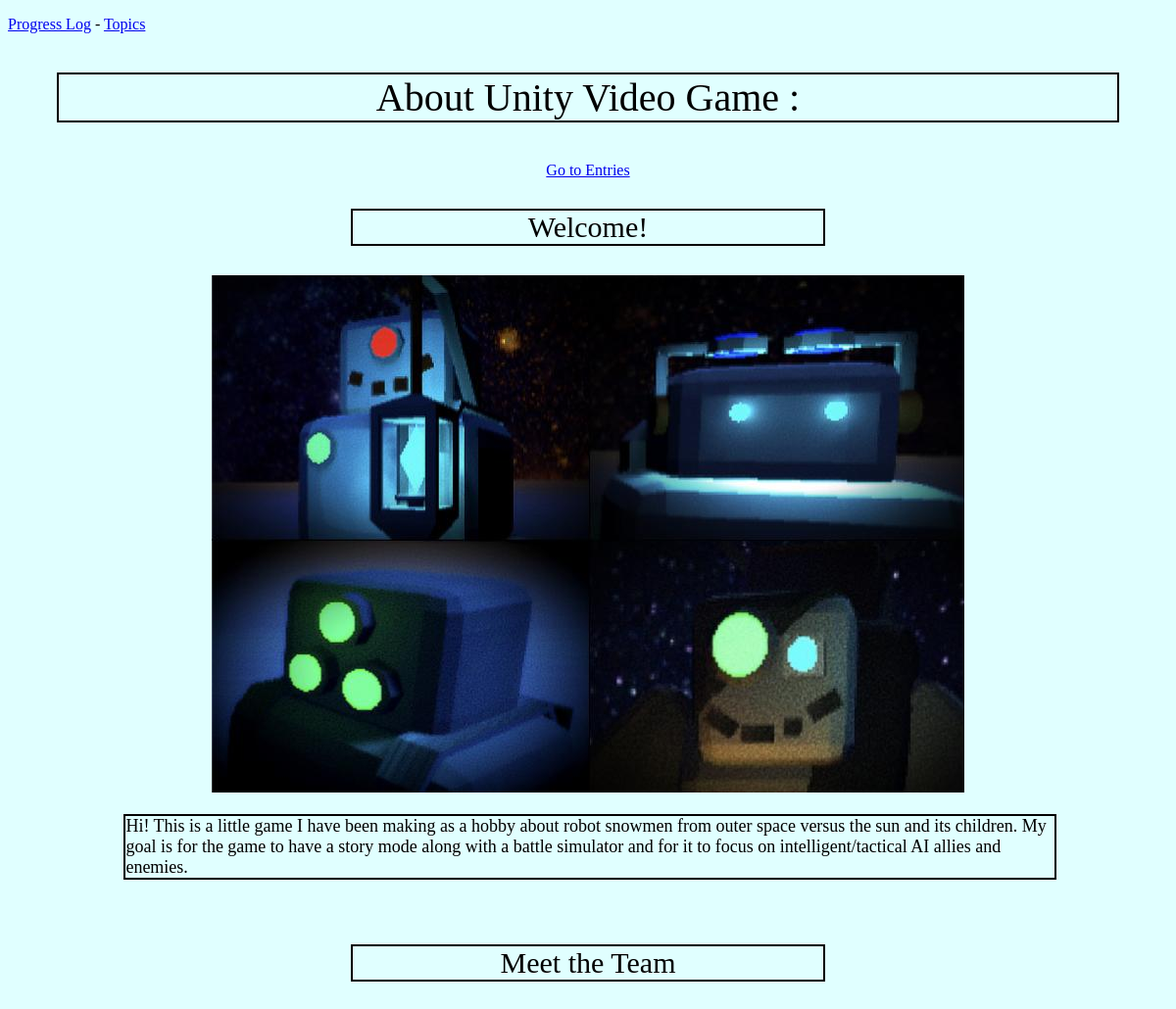
Page /topics/2/about/ (upper part) on the earlier database version.
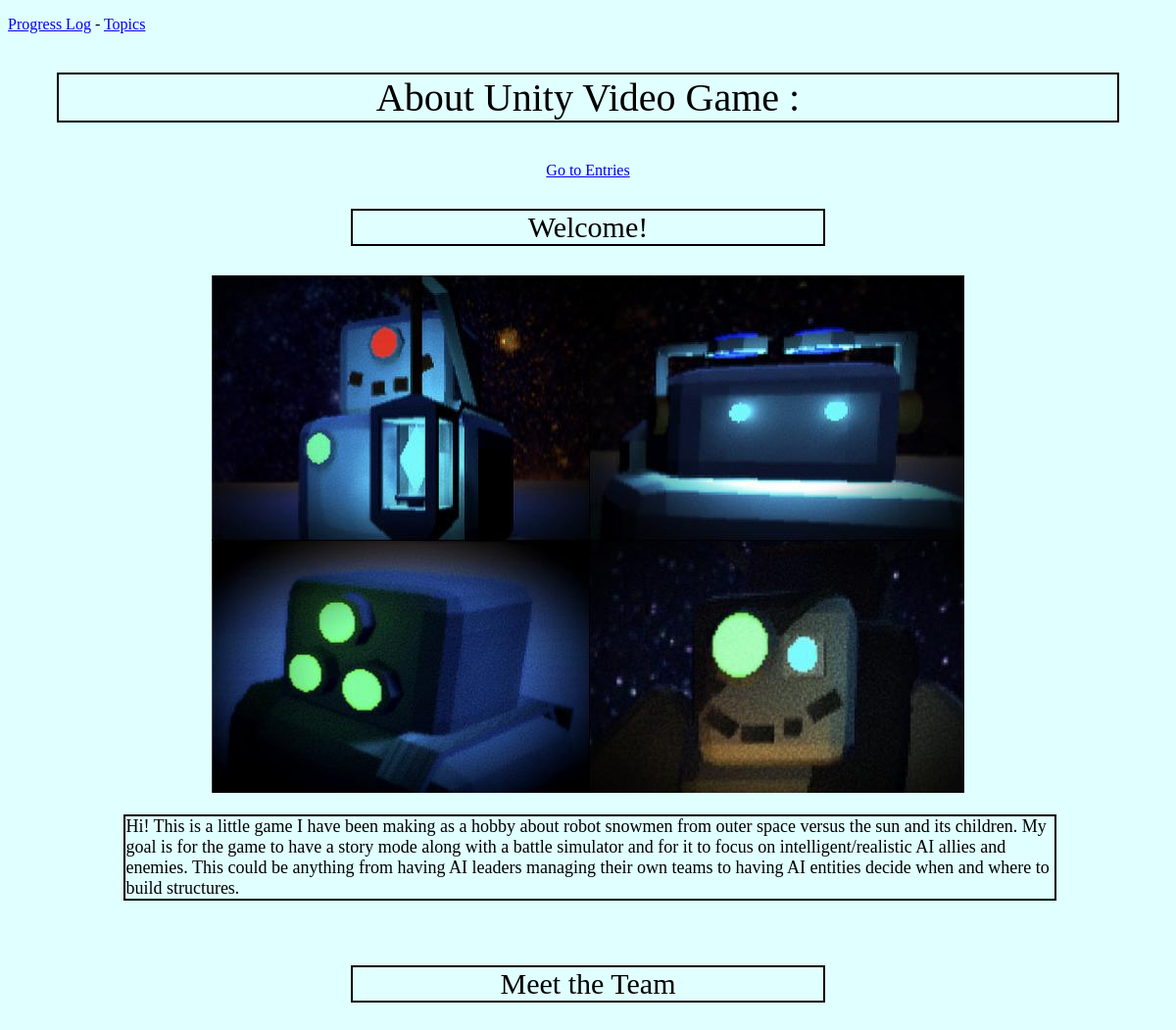
Same page on the later database version.
### progress_log/models.py (models this page shows, shortened)
class AboutTopic(models.Model):
    topic = models.ForeignKey(Topic, on_delete=models.CASCADE)
    date_added = models.DateTimeField(auto_now_add=True)
    title = models.CharField(max_length=200, default=Topic.__name__)    # Section title for each block created for AboutTopic
    image = models.ImageField(null=True, blank=True, upload_to='images/')
    text = models.TextField()
    class Meta:
        verbose_name_plural = 'about_topics'

### progress_log/views.py (the view)
# urls.py: path('topics/<int:topic_id>/about/', views.about_topic, name='about_topic'),
def about_topic(request, topic_id):
    about_topic = AboutTopic.objects.order_by('date_added')
    topic = Topic.objects.get(id=topic_id)
    descriptions = []
    for description in about_topic:     # Did this because about_topic IDs for its topic does not match topic's ID
        if str(description.topic) == topic.text:
            descriptions.append(description)
    context = {'topic': topic, 'about_topic': descriptions}
    return render(request, 'progress_log/about_topic.html', context)

### progress_log/models.py (called while the page is built)
    def __str__(self):
        return self.text

### progress_log/templates/progress_log/about_topic.html (shortened to what this page needs)
<!DOCTYPE html>
{% extends 'progress_log/base.html' %}
  {% block content %}
  <p class="page_title">About {{topic.text}} :</p >
  <p style="text-align:center"><a href="{% url 'progress_log:topic' topic.id %}" >Go to Entries</a></p>
      {% for description in about_topic %}
        <p class="section_title"> {{description.title}} </p>
        {% if description.image.url is not null %}
          <p style="text-align:center;"><img src="{{description.image.url}}"></p>
        {% endif %}
        <p class="body_text">{{description.text}}</p>
        <br>
      {% empty %}
        <p>There are no descriptions for this about topic section</p>
      {% endfor %}
  <br>
  {% endblock content %}

Differences in the rows shown:
changed AboutTopic "Welcome!": text "…it to focus on intelligent/tactical AI allies and enemies." → "…it to focus on intelligent/realistic AI allies and enemies. This could be anything from having AI leaders managing their own teams to having AI entities decide when and where to build structures."
